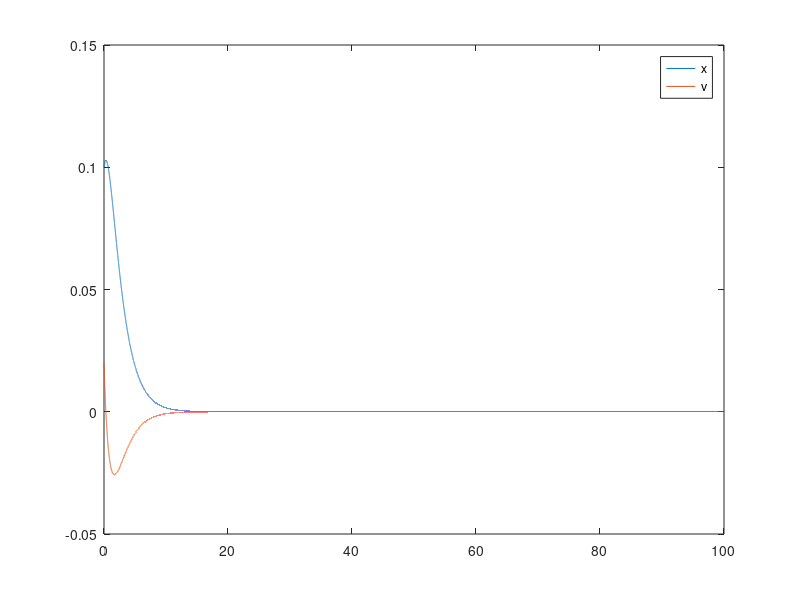

Source code (MATLAB):
close all;clear;clc;

x0 = [0.1,0.02];
tspan = 0:0.001:100;
odefun = @(t,x)[0,1;-0.5,-1.5] * x;
[t,x] = ode45(odefun,tspan,x0);

plot(t,x(:,1),t,x(:,2));
legend('x','v');